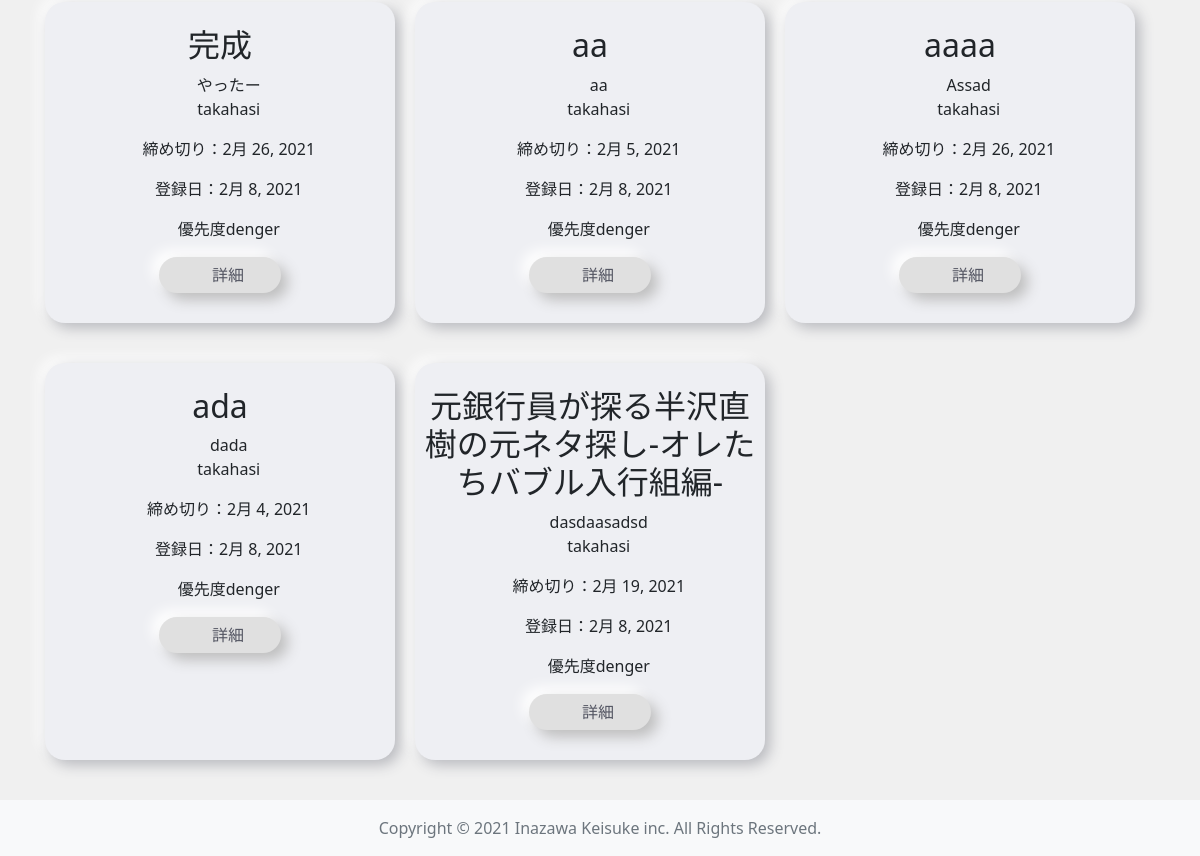
Page /list/ (signed in, lower part) on the earlier database version.
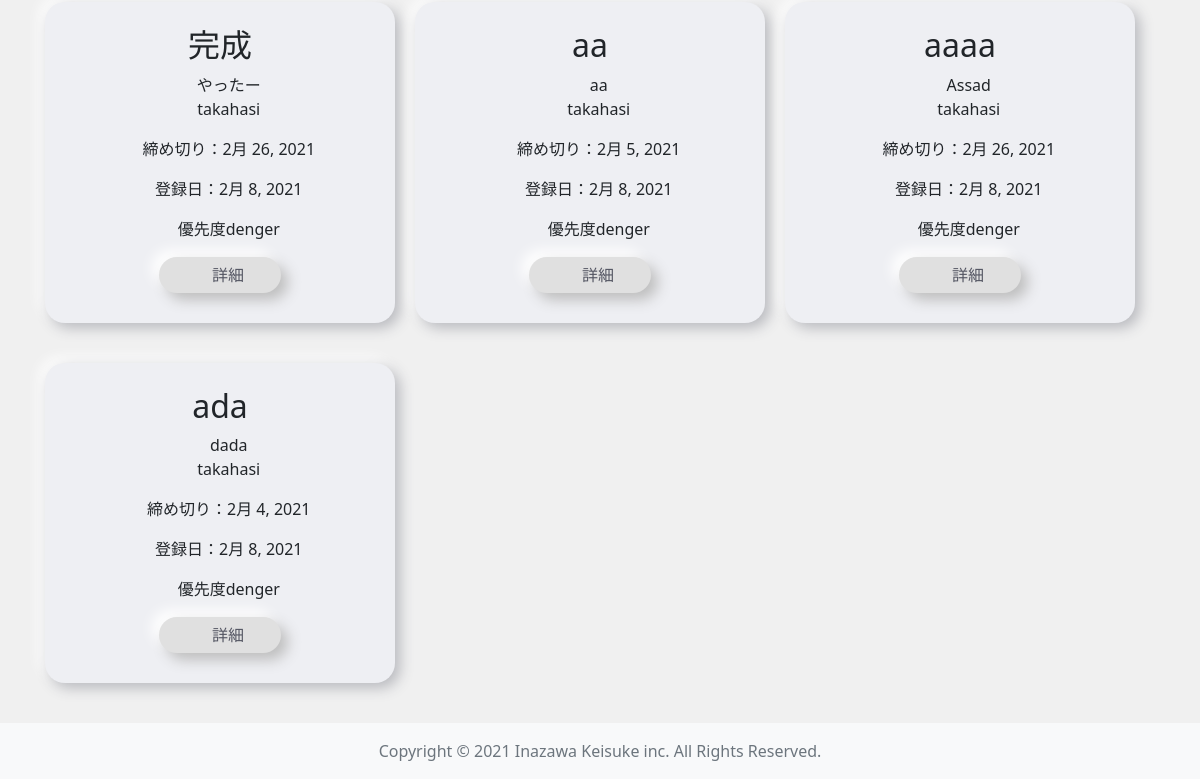
Same page on the later database version.
### todo/models.py (models this page shows, shortened)
class todoModel(models.Model):
    title = models.CharField(max_length=50)
    content = models.TextField()
    author = models.CharField(max_length=50)
    dateline = models.DateField(null=True)
    now_date = models.DateField(auto_now=True,null=True)
    priority= models.CharField(
        max_length=50,
        choices=choice
    )

### todo/views.py (the view)
# urls.py: path("list/", listfunc , name="list"),
@login_required
def listfunc(request):
    todoModels = {'todo': todoModel.objects.all()}
    return render(request,'list.html',todoModels)

### templates/list.html (shortened to what this page needs)
{% extends "base.html" %}
{% load static %}
{% block customcss %}
<link href="https://getbootstrap.com/docs/5.0/dist/css/bootstrap.min.css" rel="stylesheet"
>
<link rel="stylesheet" href="{% static 'stylelist.css' %}">
{% endblock customcss %}
{% block content %}
<body>
    <main class="flex-shrink-0">
        <div class="container">
            <div class="content">
                {% for test in todo %}
                <div class="content-left">
                    <h1>{{ test.title }}</h1>
                    <p>{{ test.content }} <br>
                        {{ test.author }}</p>
                    <p>締め切り：{{ test.dateline }}</p>
                    <p>登録日：{{ test.now_date }}</p>
                    <p>優先度{{ test.priority }}</p>
                    <div class="contentbutton">
                        <a href="{% url 'detail' test.pk %}">　詳細　</a>
                    </div>
                </div>
                {% endfor %}
            </div>
        </div>
    </main>
    <footer class="footer mt-auto py-3 bg-light">
        <div class="container">
            <span class="text-muted">Copyright © 2021 Inazawa Keisuke inc. All Rights Reserved.</span>
        </div>
    </footer>
</body>
{% endblock content %}

Differences in the rows shown:
removed todoModel: title "元銀行員が探る半沢直樹の元ネタ探し-オレたちバブル入行組編-", content "dasdaasadsd", author "takahasi", dateline "2月 19, 2021", now_date "2月 8, 2021", priority "denger"
